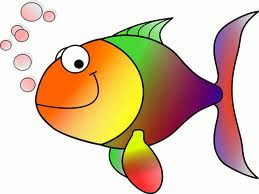
#> input picture pic/HappyFish.jpg, 259 x 194 px, found by its file name
$ python contours.py
#> lines starting #> are read from the running program, lines starting #| are printed output that depends on the picture; after the words box and inside, x2 and y2 are one past the last pixel; in counts of white or black regions, pixels touching at a corner belong together
import cv2 as cv
import numpy as np
import random as rng
rng.seed(12345)
def thresh_callback(val):
    threshold = val

    canny_output = cv.Canny(src_gray, threshold, threshold * 2)

    cv.imshow("Canny", canny_output)

    contours, _ = cv.findContours(canny_output, cv.RETR_EXTERNAL, cv.CHAIN_APPROX_SIMPLE)

    contours_poly = [None]*len(contours)
    boundRect = [None]*len(contours)
    centers = [None]*len(contours)
    radius = [None]*len(contours)
    for i, c in enumerate(contours):
        contours_poly[i] = cv.approxPolyDP(c, 3, True)
        boundRect[i] = cv.boundingRect(contours_poly[i])
        centers[i], radius[i] = cv.minEnclosingCircle(contours_poly[i])


    drawing = np.zeros((canny_output.shape[0], canny_output.shape[1], 3), dtype=np.uint8)


    for i in range(len(contours)):
        color = (rng.randint(0,256), rng.randint(0,256), rng.randint(0,256))
        cv.drawContours(drawing, contours_poly, i, color)
        cv.rectangle(drawing, (int(boundRect[i][0]), int(boundRect[i][1])), \
          (int(boundRect[i][0]+boundRect[i][2]), int(boundRect[i][1]+boundRect[i][3])), color, 2)
        # cv.circle(drawing, (int(centers[i][0]), int(centers[i][1])), int(radius[i]), color, 2)


    cv.imshow('Contours', drawing)

src = cv.imread("HappyFish.jpg", cv.IMREAD_COLOR)
#> src is the input picture: shape (194, 259, 3); mean B, G, R 170.8, 196.4, 219.3
if src is None:
    print('Could not open or find the image:', args.input)
    exit(0)
# Convert image to gray and blur it
src_gray = cv.cvtColor(src, cv.COLOR_BGR2GRAY)
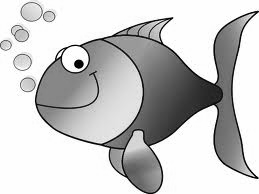
#> src_gray: shape (194, 259); min 0, max 255, mean 200.4
src_gray = cv.blur(src_gray, (3,3))
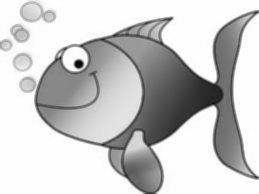
#> src_gray: shape (194, 259); min 3, max 255, mean 200.4
source_window = 'Source'
cv.namedWindow(source_window, cv.WINDOW_NORMAL)
cv.namedWindow("Contours", cv.WINDOW_NORMAL)
cv.namedWindow("Canny", cv.WINDOW_NORMAL)
cv.imshow(source_window, src)
max_thresh = 255
thresh = 100 # initial threshold
cv.createTrackbar('Canny thresh:', source_window, thresh, max_thresh, thresh_callback)
thresh_callback(thresh)
#> in thresh_callback, `canny_output = cv.Canny(src_gray, threshold, threshold * 2)`:
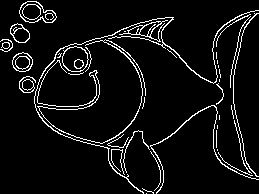
#> canny_output: shape (194, 259); 6.4% white in thin lines or dots
#> in thresh_callback, `contours, _ = cv.findContours(canny_output, cv.RETR_EXTERNAL, cv.CHAIN..`: contours = 39 contours, 28 with area under 20; largest, box (x1, y1, x2, y2) and area: (19, 1, 57, 23) 538, (62, 46, 89, 72) 516, (12, 52, 33, 72) 299, (10, 23, 30, 43) 260, (119, 20, 168, 42) 257
#> in thresh_callback, `contours_poly = [None]*len(contours)`: contours_poly = 39 items
#> the loop in thresh_callback, `for i, c in enumerate(contours):` made 39 passes
#> c on passes 1, 5, 8, 10, 12, 17, 21, 22, 24, 32: [[146, 193]], [[217, 149], [217, 150]], [[216, 130], [216, 147]], [[217, 125], [217, 128]], [[219, 115], [219, 119]], [[219, 79], [219, 81]], [[218, 65], [218, 67]], [[217, 60], [217, 63]], [[216, 52], [216, 58]], [[124, 31], [125, 31]]
#> after the loop in thresh_callback, `for i, c in enumerate(contours):`: boundRect = 39 items, first 6: (146, 193, 1, 1), (142, 188, 12, 6), (218, 152, 35, 24), (150, 151, 11, 40), (217, 149, 1, 1), (111, 149, 14, 26); centers = 39 pairs, first value 4.8 to 256, second value 13.5 to 193; contours_poly = 39 contours, 29 with area under 20; largest, box (x1, y1, x2, y2) and area: (62, 46, 87, 72) 479, (19, 1, 57, 23) 464, (119, 20, 168, 42) 333, (34, 10, 259, 194) 313, (37, 39, 146, 144) 278; radius = 39 values, max 122.3 at index 37, min 0.0001 at index 0, mean 17.04
#> the loop in thresh_callback, `for i in range(len(contours)):` made 39 passes
#> color on passes 1 to 12: (213, 5, 152), (188, 99, 138), (223, 82, 191), (63, 221, 133), (89, 95, 181), (46, 211, 85), (75, 105, 39), (97, 174, 164), (12, 234, 173), (13, 212, 1), (3, 83, 91), (146, 50, 212)
#> after the loop in thresh_callback, `for i in range(len(contours)):`:
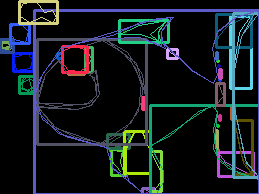
#> drawing: shape (194, 259, 3); mean of channels 0, 1, 2 31.3, 27.1, 20.1; drawn as B, G, R
cv.waitKey()
cv.destroyAllWindows()

$ run again, with pic/blox.jpg copied over pic/HappyFish.jpg
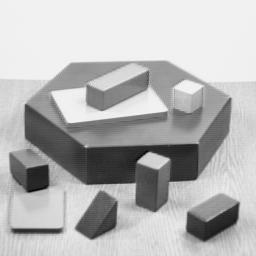
#> input picture pic/blox.jpg, 256 x 256 px, found by its file name
#> src is the input picture: shape (256, 256, 3); min 0, max 252, mean 182.8
#> in thresh_callback, `canny_output = cv.Canny(src_gray, threshold, threshold * 2)`:
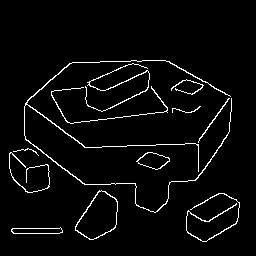
#> canny_output: shape (256, 256); 3.7% white in thin lines or dots, all inside (x1, y1, x2, y2) = (9, 60, 240, 242)
#> contours = 12 contours, 2 with area under 20; largest, box (x1, y1, x2, y2) and area: (75, 190, 118, 240) 1332, (136, 152, 170, 170) 348, (11, 227, 63, 234) 250, (24, 60, 232, 213) 203, (186, 193, 240, 242) 72
#> in thresh_callback, `contours_poly = [None]*len(contours)`: contours_poly = 12 items
#> the loop in thresh_callback, `for i, c in enumerate(contours):` made 12 passes
#> after the loop in thresh_callback, `for i, c in enumerate(contours):`: boundRect = [(11, 227, 52, 7), (186, 193, 54, 49), (75, 191, 43, 49), (136, 152, 34, 18), (9, 153, 41, 39), (13, 148, 26, 8), (172, 106, 29, 7), (198, 98, 32, 45), (51, 86, 117, 38), (171, 79, 33, 16), (85, 63, 65, 49), (24, 60, 208, 153)]; centers = [(36.5, 230.5), (213, 217.5), (97, 215), (152.5, 159.5), (29, 169.5), (25.5, 153), (186, 109), (213.5, 120), (109, 101.5), (187, 87.5), (117, 86.5), (127.5, 116.5)]; contours_poly = 12 contours, 6 with area under 20; largest, box (x1, y1, x2, y2) and area: (75, 191, 118, 240) 1259, (136, 152, 170, 170) 296, (11, 227, 63, 234) 224, (24, 60, 232, 213) 124, (186, 193, 240, 242) 100, (51, 86, 168, 124) 38; radius = [25.54, 29.77, 25.3, 16.57, 25.93, 12.66, 14.32, 26.91, 58.94, 16.19, 35.25, 105.1]
#> the loop in thresh_callback, `for i in range(len(contours)):` made 12 passes
#> color on passes 1 to 8: (213, 5, 152), (188, 99, 138), (223, 82, 191), (63, 221, 133), (89, 95, 181), (46, 211, 85), (75, 105, 39), (97, 174, 164)
#> after the loop in thresh_callback, `for i in range(len(contours)):`:
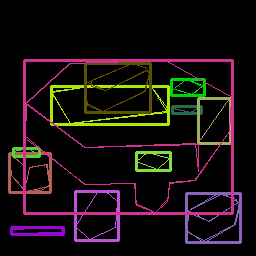
#> drawing: shape (256, 256, 3); mean of channels 0, 1, 2 15.1, 14.8, 22.4; drawn as B, G, R

$ run again, with pic/butterfly.jpg copied over pic/HappyFish.jpg
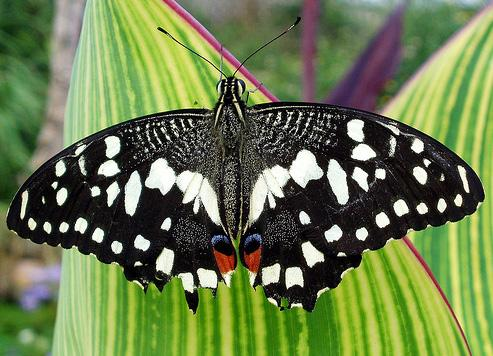
#> input picture pic/butterfly.jpg, 493 x 356 px, found by its file name
#> src is the input picture: shape (356, 493, 3); mean B, G, R 77.2, 123.6, 107
#> in thresh_callback, `canny_output = cv.Canny(src_gray, threshold, threshold * 2)`:
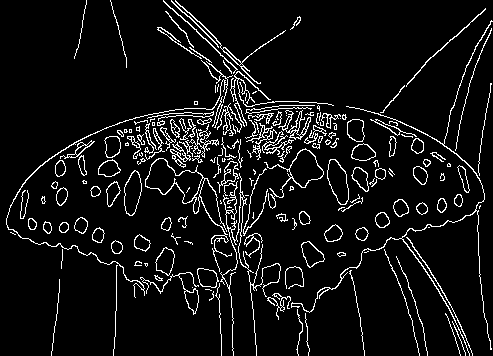
#> canny_output: shape (356, 493); 7.3% white in thin lines or dots
#> contours = 189 contours, 109 with area under 20; largest, box (x1, y1, x2, y2) and area: (145, 158, 232, 272) 1496, (264, 148, 324, 209) 850, (327, 159, 349, 205) 637, (124, 170, 142, 216) 547, (301, 241, 325, 268) 352
#> in thresh_callback, `contours_poly = [None]*len(contours)`: contours_poly = 189 items
#> the loop in thresh_callback, `for i, c in enumerate(contours):` made 189 passes
#> c on passes 8, 33, 46: [[192, 287]], [[428, 227], [429, 227]], [[253, 212], [253, 216], [252, 217], [253, 218]]
#> after the loop in thresh_callback, `for i, c in enumerate(contours):`: boundRect = 189 items, first 6: (452, 321, 14, 35), (445, 313, 16, 43), (305, 313, 4, 43), (297, 309, 6, 47), (267, 293, 24, 27), (209, 291, 5, 10); centers = 189 pairs, first value 12.5 to 485, second value 22.5 to 338; contours_poly = 189 contours, 111 with area under 20; largest, box (x1, y1, x2, y2) and area: (145, 159, 232, 272) 1570, (264, 150, 324, 209) 844, (327, 159, 347, 205) 568, (124, 170, 142, 216) 488, (220, 173, 281, 356) 468; radius = 189 values, max 178.7 at index 180, min 0.0001 at index 7, mean 14.14
#> the loop in thresh_callback, `for i in range(len(contours)):` made 189 passes
#> color on passes 1 to 3: (213, 5, 152), (188, 99, 138), (223, 82, 191)
#> after the loop in thresh_callback, `for i in range(len(contours)):`:
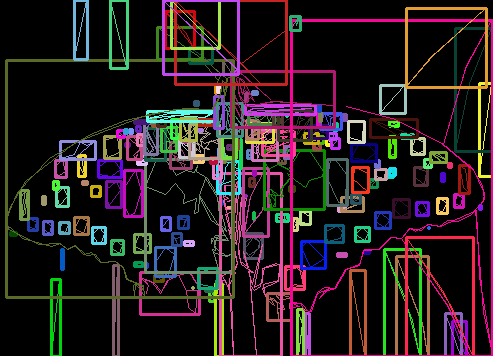
#> drawing: shape (356, 493, 3); mean of channels 0, 1, 2 30.2, 28, 37.8; drawn as B, G, R
